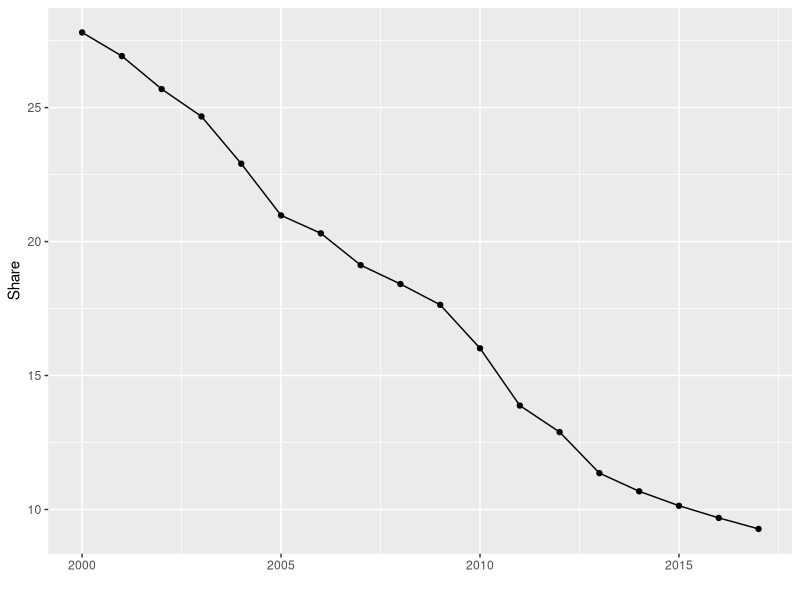
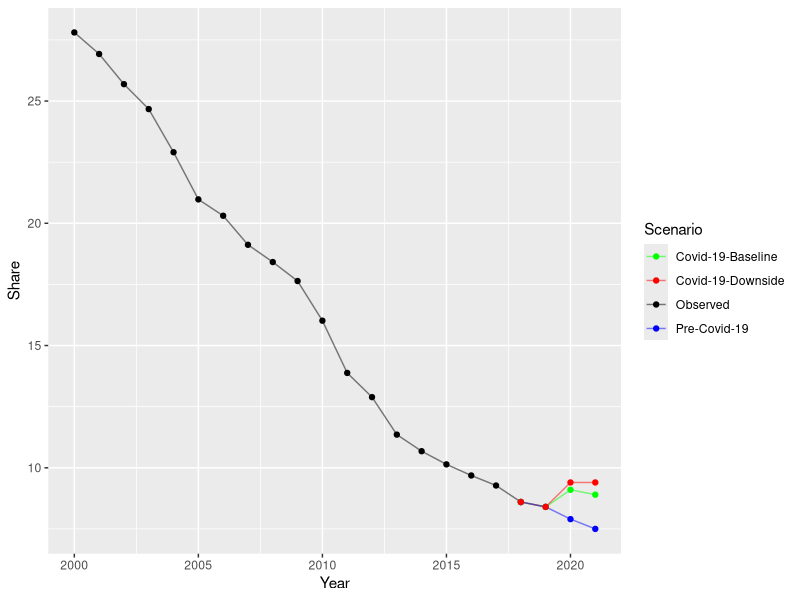
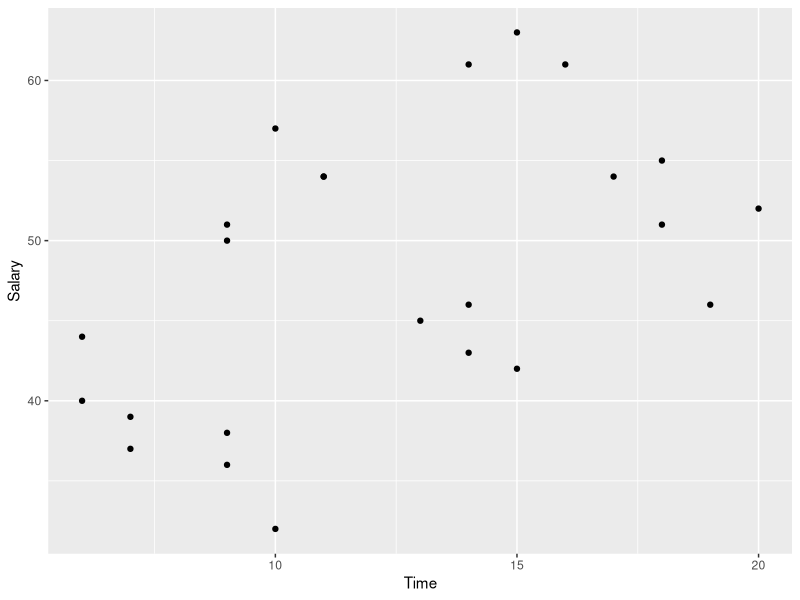
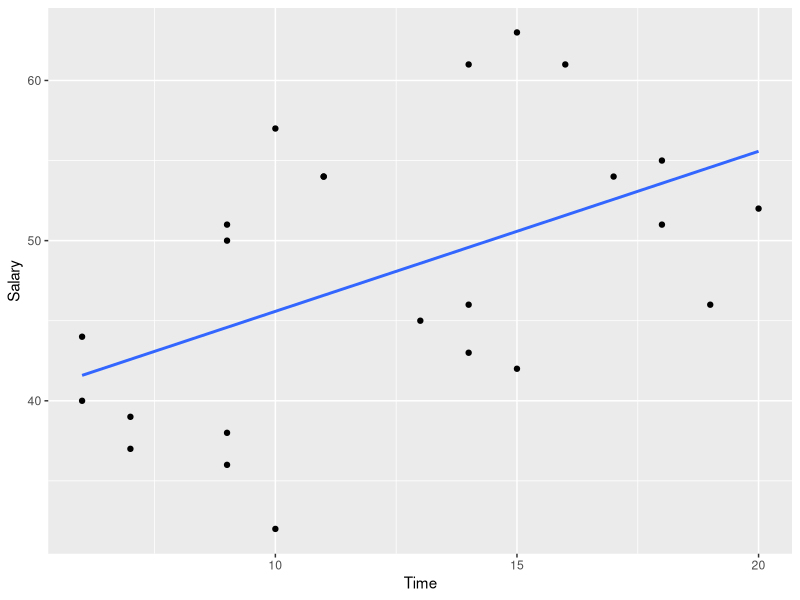
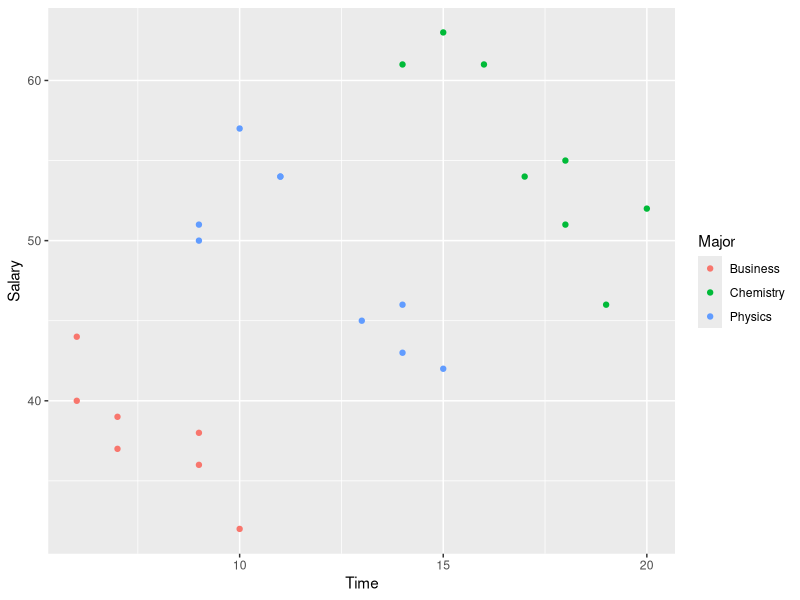
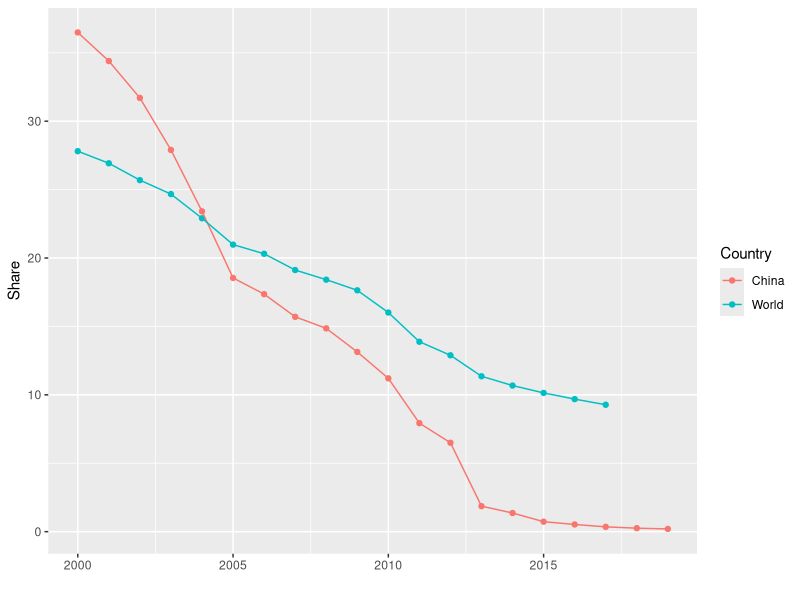

R code for these plots, in order:
## ---- chunk 1
#| label: tbl-example-poverty
#| tbl-cap: "Share of world polpulation living in extreme poverty, Source: World Bank"


# read poverty data from our project data folder
povdat_by_country <- read.csv("data/extreme_poverty/share-of-population-in-extreme-poverty.csv")
# select the years from 2000
povdat_world <- with(povdat_by_country, povdat_by_country[Entity == "World" & Year >= 2000, ])
# Keep only the year and the share
plot_data <- povdat_world[,c(3,4)]
# Rename variables
names(plot_data) <- c("Year", "Share")

# produce a table
library(knitr)
kable(head(plot_data, n= 10), row.names = F, digits = 1)
## ---- chunk 2
#| label: fig-share-of-people-in-extreme-poverty-world
#| fig-cap: Share of world population living in extreme poverty from 2000 - 2017
#| warning: false

library(ggplot2)

p <- ggplot(plot_data, aes(x = Year, y = Share)) + 
     geom_line() +
     geom_point() +
     xlab("")
p
## ---- chunk 3
#| label: fig-share-of-people-in-extreme-poverty-world-forecast
#| fig-cap: Share of world population living in extreme poverty from 2000 - 2017 with predictions until 2021
#| warning: false

obsdat <- data.frame(Year = plot_data$Year, Scenario = rep("Observed", 18), Share = plot_data$Share)

add_dat <- data.frame(Year = 2018, Scenario = "Observed", Share = 8.6)

pred_dat_precovid <- data.frame(Year = c(2018, 2019, 2020, 2021), Scenario = rep("Pre-Covid-19", 4), Share = c(8.6, 8.4, 7.9, 7.5))

pred_dat_covidbase <- data.frame(Year = c(2018, 2019, 2020, 2021), Scenario = rep("Covid-19-Baseline", 4), Share = c(8.6, 8.4, 9.1, 8.9))

pred_dat_coviddown <- data.frame(Year = c(2018, 2019, 2020, 2021), Scenario = rep("Covid-19-Downside", 4), Share = c(8.6, 8.4, 9.4, 9.4))

dat <- rbind(obsdat, add_dat, pred_dat_precovid, pred_dat_covidbase, pred_dat_coviddown)

p <- ggplot(dat, aes(x = Year, y = Share, group = Scenario, color = Scenario)) + 
  geom_line(alpha = 0.5)+
  geom_point()+
  scale_color_manual(values=c('green', 'red', 'black', 'blue'))
p
## ---- chunk 4
#| label: Years in college versus starting salary
#| fig-cap: Relation between the semesters needed by a random sample of 24 German students to complete an academic university programm and the starting salary in the first year in the job.
#| warning: false

dat <- read.csv("data/college_years_salaries/coll_sal.csv")

library(ggplot2)

p <- ggplot(dat, aes(x=Time, y=Salary)) +
     geom_point()

p
## ---- chunk 5
#| label: Years in college versus starting salary with trend
#| fig-cap: Relation between the semesters needed by a random sample of 24 German students to complete an academic university programm and the starting salary in the first year in the job with a linear trend fitted to data.
#| warning: false

ggplot(dat, aes(x=Time, y=Salary)) +
     geom_point() +
     geom_smooth(method = "lm", se = FALSE)
## ---- chunk 6
#| label: Years in college versus starting salary by major
#| fig-cap: Relation between the semesters needed by a random sample of 24 German students to complete an academic university programm by major and the starting salary in the first year in the job.
#| warning: false
p <- ggplot(dat, aes(x=Time, y=Salary, group = Major, color = Major)) +
     geom_point()

p
## ---- chunk 7
library(ggplot2)

demo_data <- read.csv("data/extreme_poverty/share-of-population-in-extreme-poverty.csv")

names(demo_data) <- c("Country", "Code", "Year", "Share")

pl_dat <- with(demo_data, demo_data[Country %in% c("World", "China") & Year >= 2000, ])

p <- ggplot(pl_dat, aes(x = Year, y = Share, color = Country)) +
     geom_point() +
     geom_line() +
     xlab("")

p
